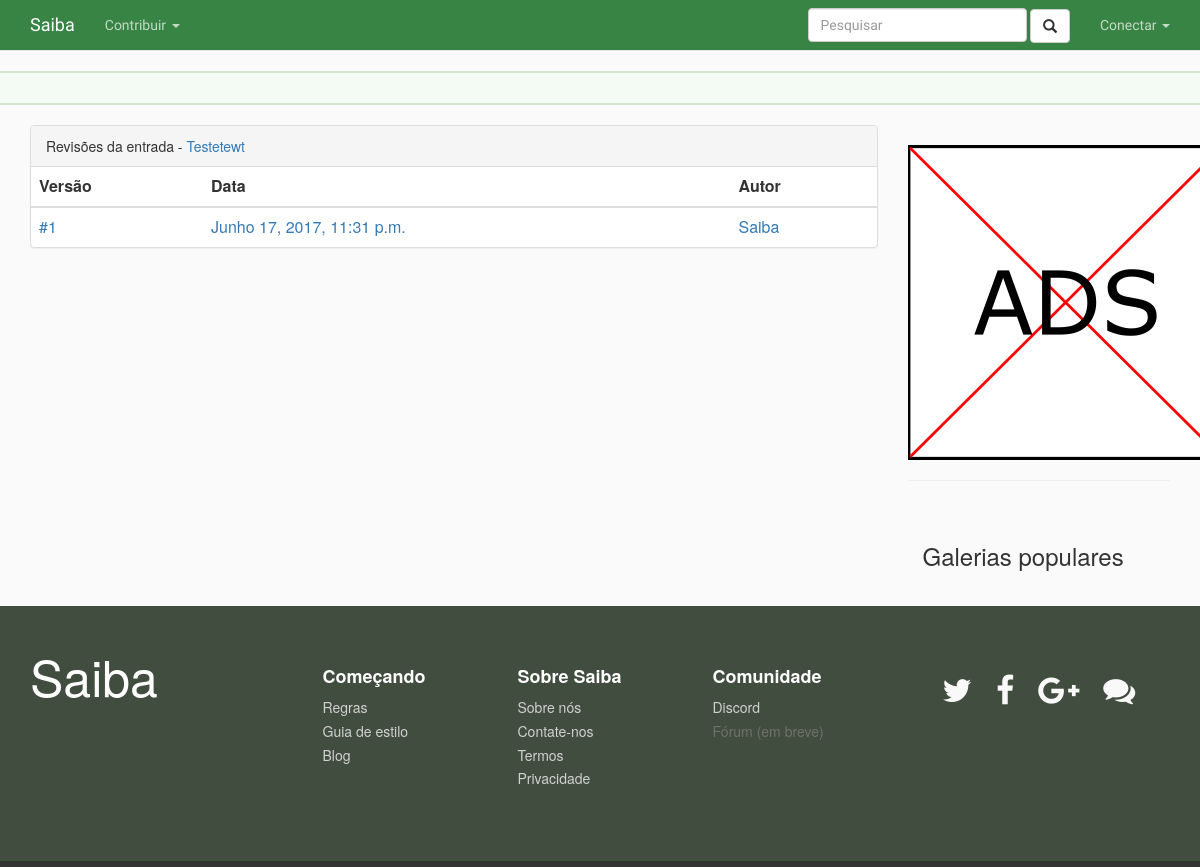
The page /entrada/testetewt/historico on the database its author committed.
### entry/models.py (models this page shows, shortened)
class Entry(models.Model):
    author                  = models.ForeignKey(User, default=1)
    title                   = models.CharField(max_length=250)
    slug                    = models.SlugField(max_length=250, default="", blank=True, unique=True, db_index=True)
    status                  = models.ForeignKey(Status, default=1)
    category                = models.ForeignKey(Category, default=1)
    type                    = models.CharField(max_length=100, blank=True)
    date_origin             = models.CharField(max_length=100, blank=True)
    origin                  = models.CharField(max_length=100)
    icon                    = models.ImageField(upload_to='icon/', blank=True)
    icon_url                = models.URLField(blank=True)
    hidden                  = models.BooleanField(default=False)
    images_locked           = models.BooleanField(default=False)
    videos_locked           = models.BooleanField(default=False)
    comments_locked         = models.BooleanField(default=False)
    tags                    = models.ManyToManyField('home.Tag', blank=True)
    trending_points         = models.IntegerField(default=0)
    editorship              = models.ManyToManyField('profile.Profile', blank=True)
    view                    = GenericRelation('feedback.View')
    class Meta:
        verbose_name_plural = "entries"
        index_together = ( ('id', 'slug'), )

class Revision(models.Model):
    author = models.ForeignKey(User, default=1)
    entry = models.ForeignKey(Entry, on_delete=models.CASCADE, related_name="revisions")
    content = models.TextField(max_length=2500)
    date = models.DateTimeField(auto_now_add=True, blank=True)
    hidden = models.BooleanField(default=False)

### entry/views.py (the view)
# urls.py: url(r'^(?P<entry_slug>[\w-]+)/historico$', views.history, name='history'),
def history(request, entry_slug):
    entry = get_object_or_404(Entry, slug=entry_slug)
    revisions = Revision.objects.filter(entry=entry, hidden=False).order_by('-id')
    context = {'revisions'  : revisions,
               'entry_name' : entry.title,
               'entry_slug' : entry.slug }
    return render(request, escape('entry/history.html'), context)

### entry/templates/entry/history.html (shortened to what this page needs)
﻿{% extends 'home/base.html' %}
{% block body %}
    <div class="panel panel-default">
        <div class="panel-heading">Revisões da entrada - <a href='{% url 'entry:detail' entry_slug %}'>{{ entry_name }}</a></div>
        <table class="table">
            <thead>
                <tr>
                    <th>Versão</th>
                    <th>Data</th>
                    <th>Autor</th>
                </tr>
            </thead>
            <tbody>
                {% for revision in revisions %}
                        <tr>
                            <td><a href='#'>#{{ forloop.revcounter }}</a></td>
                            <td><a href='{% url 'entry:revision' entry_slug revision.id %}'>{{ revision.date }}</a></td>
                            <td><a href='{% url 'profile:detail' revision.author.profile.slug %}'>{{revision.author.username}}</a></td>
                        </tr>
                {% endfor %}
            </tbody>
        </table>
    </div>
{% endblock %}

### home/static/home/css/footer.css (style rules this page uses)
html { height: 100%; }

### rows shown on the page
Entry: title "Testetewt"
Revision: date "Junho 17, 2017, 11:31 p.m.", author.username "Saiba"
